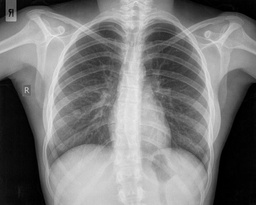
#> input picture image_processing/hw1/image_1.jpg, 256 x 205 px, shrunk from 800 x 641 before the run
$ jupyter execute --allow-errors lab.ipynb
#> lines starting #> are read from the running program, lines starting #| are printed output that depends on the picture; long printed decimals are rounded
# The lab
## The code below runs for about 30 minutes, so <strong>I do not recommend</strong> to run it.

The optimizers consist of for loops that run and find the best arguments in the given range that optimizes the score of image similarity.
As I mentioned in the main assignment it is not the most performant and reliable way to optimize a function, but its fast to experiment on.

# Using Gamma correction

[cell 1]
import cv2 as cv
import numpy as np
from matplotlib import pyplot as plt
from skimage.util import random_noise
import math
from skimage import metrics as met
import copy

def mse(imageA, imageB):
# the 'Mean Squared Error' between the two images is the
# sum of the squared difference between the two images;
# NOTE: the two images must have the same dimension
    err = np.sum((imageA.astype("float") - imageB.astype("float")) ** 2)
    err /= float(imageA.shape[0] * imageA.shape[1])

# return the MSE, the lower the error, the more "similar"
# the two images are
    return err


img1 = cv.imread('image_1.jpg',0) # loads in grayscale
#> img1 is the input picture: shape (205, 256); min 0, max 235, mean 121.5
img2 = cv.imread('image_2.jpg',0) # loads in grayscale
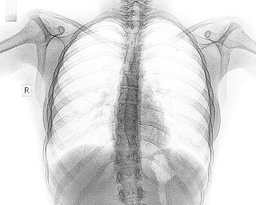
#> input picture image_processing/hw1/image_2.jpg, 256 x 205 px, shrunk from 800 x 641 before the run
#> img2 is the input picture: shape (205, 256); min 48, max 255, mean 217.6

best_filter = 0
best_gamma = 0
best_add = 0
best_mulyply = 0
best_score = 0
best_z = 0

#> (the rest of this cell did not finish here and is left out)

## And the optical representation of the previous result

[cell 2]
import cv2 as cv
import numpy as np
from matplotlib import pyplot as plt
from skimage.util import random_noise
import math
from skimage import metrics as met

def mse(imageA, imageB):
    # the 'Mean Squared Error' between the two images is the
    # sum of the squared difference between the two images;
    err = np.sum((imageA.astype("float") - imageB.astype("float")) ** 2)
    err /= float(imageA.shape[0] * imageA.shape[1])

    # return the MSE, the lower the error, the more "similar"
    # the two images are
    return err


# Read the images
img1 = cv.imread('image_1.jpg',0) # loads in grayscale
img2 = cv.imread('image_2.jpg',0) # loads in grayscale

# Inverse colors
res = np.abs(255-img1)

# Apply laplacian mask to add the images noise
kernel = -np.ones((3,3),np.float32)
kernel[1,1] = kernel[1,1]*(-9.5)
res = cv.filter2D(res, -1, kernel, borderType=cv.BORDER_CONSTANT)

# Apply a linear transformation
res = cv.add(res,-40)
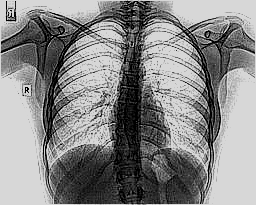
#> res: shape (205, 256); min 0, max 215, mean 135.1
res = cv.multiply(res,1.1)

# Applying gamma correction
gamma = 3.1
res = res.astype('float')/255
res = res**(1.0/gamma)*255
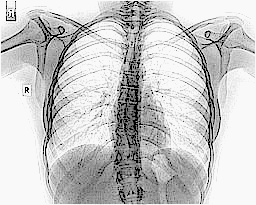
#> res: shape (205, 256) float64; min 0, max 249, mean 199.2

# Some more linear transformation
res = cv.add(res.astype('uint8'),10)

# Increace low values
res[res < 60] += 30
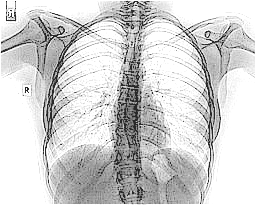
#> res: shape (205, 256); min 40, max 255, mean 208.9

print("The mean square error is: "+str(mse(res,img2)))
#> in mse, `err = np.sum((imageA.astype("float") - imageB.astype("float")) ** 2)`: err = 40537816
#> in mse, `err /= float(imageA.shape[0] * imageA.shape[1])`: err = 772.4
#| The mean square error is: 772.443
print("The structural similarity is: "+str(met.structural_similarity(res.astype('float'),img2.astype('float'))))
#| The structural similarity is: 0.5408


fig, axes = plt.subplots(1, 3, figsize=(25,10))


plt.subplot(131), plt.imshow(img1, cmap='gray'), plt.axis('off'), plt.title("Initial image")
plt.subplot(132), plt.imshow(res, cmap='gray'), plt.axis('off'), plt.title("Transformed image")
plt.subplot(133), plt.imshow(img2, cmap='gray'), plt.axis('off'), plt.title("Target image")
plt.show()

# Using Log function

[cell 3]
import cv2 as cv
import numpy as np
from matplotlib import pyplot as plt
from skimage.util import random_noise
import math
from skimage import metrics as met
import copy

def mse(imageA, imageB):
# the 'Mean Squared Error' between the two images is the
# sum of the squared difference between the two images;
# NOTE: the two images must have the same dimension
    err = np.sum((imageA.astype("float") - imageB.astype("float")) ** 2)
    err /= float(imageA.shape[0] * imageA.shape[1])

# return the MSE, the lower the error, the more "similar"
# the two images are
    return err

img1 = cv.imread('image_1.jpg',0) # loads in grayscale
img2 = cv.imread('image_2.jpg',0) # loads in grayscale

best_filter = 0
best_add = 0
best_mulyply = 0
best_score = 1000000

for i in np.arange(-8.9,-9.9,-0.2):
    print(i)
    res = np.abs(255-img1)

    kernel = -np.ones((3,3),np.float32)
    kernel[1,1] = kernel[1,1]*(i)
    res = cv.filter2D(res, -1, kernel, borderType=cv.BORDER_CONSTANT)

    for j in np.arange(-80,50,10):
        res1 = copy.copy(res)
        res1 = cv.add(res1,j.astype('float'))
        for k in np.arange(0.1,2.0,0.2):
            res2 = copy.copy(res1)
            res2 = cv.multiply(res2.astype('float'),k)
            res2[res2 > 255] = 255
            res3 = copy.copy(res2)

            res3 = (np.log(res3+1)/(np.log(1+np.max(res3))))*255
            res3 = np.array(res3,dtype=np.uint8)

            sim = met.structural_similarity(res3.astype('float'),img2.astype('float'))
            ms = mse(res3.astype('float'),img2.astype('float'))
            if ms < best_score:
                best_score = ms
                best_add = j
                best_mulyply = k
                best_filter = i
#> this loop made 5 passes
#> pass 1, `res = cv.filter2D(res, -1, kernel, borderType=cv.BORDER_CONSTANT)`:
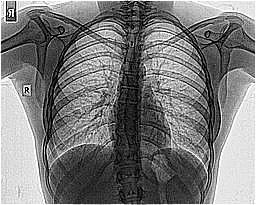
#> res: shape (205, 256); min 0, max 255, mean 122
#> pass 2, `res = cv.filter2D(res, -1, kernel, borderType=cv.BORDER_CONSTANT)`:
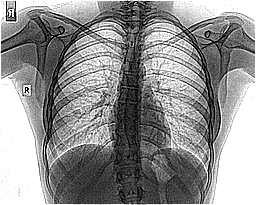
#> res: shape (205, 256); min 0, max 255, mean 143.9
#> pass 3, `res = cv.filter2D(res, -1, kernel, borderType=cv.BORDER_CONSTANT)`:
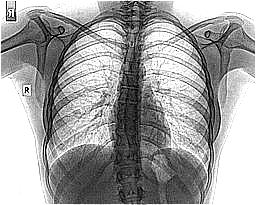
#> res: shape (205, 256); min 0, max 255, mean 160.2
#> after the loop:
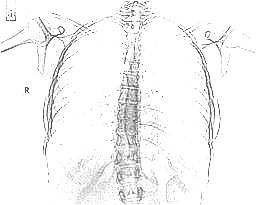
#> res2: shape (205, 256) float64; min 76, max 255, mean 245.5
#> after the loop:
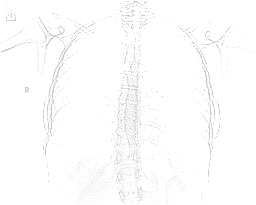
#> res3: shape (205, 256); min 199, max 255, mean 252.7


print(str(best_score) +  " " + str(best_add) + " " + str(best_mulyply) + " " + str(best_filter))
#| 395.848 10 0.1 -9.500

## And the optical representation of the result above

[cell 4]
import cv2 as cv
import numpy as np
from matplotlib import pyplot as plt
from skimage.util import random_noise
import math
from skimage import metrics as met

def mse(imageA, imageB):
    # the 'Mean Squared Error' between the two images is the
    # sum of the squared difference between the two images
    err = np.sum((imageA.astype("float") - imageB.astype("float")) ** 2)
    err /= float(imageA.shape[0] * imageA.shape[1])

    # return the MSE, the lower the error, the more "similar"
    # the two images are
    return err

# Read the images
img1 = cv.imread('image_1.jpg',0) # loads in grayscale
img2 = cv.imread('image_2.jpg',0) # loads in grayscale

# Inverse colors
res = np.abs(255-img1)

# Apply laplacian mask to add the images noise
kernel = -np.ones((3,3),np.float32)
kernel[1,1] = kernel[1,1]*(-9.5)
res = cv.filter2D(res, -1, kernel, borderType=cv.BORDER_CONSTANT)

# Apply a linear transformation
res = cv.add(res,-30)
res = cv.multiply(res,0.2)
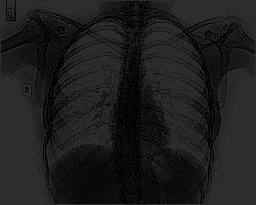
#> res: shape (205, 256); min 0, max 45, mean 28.9

# Apply a logarithmic transformation
res = (np.log(res+1)/(np.log(1+np.max(res))))*255
res = np.array(res,dtype=np.uint8)

# Increace low values
res[res < 70] += 30
#> res: shape (205, 256); min 30, max 255, mean 210.8

print("The mean square error is: "+str(mse(res,img2)))
#| The mean square error is: 736.412
print("The structural similarity is: "+str(met.structural_similarity(res.astype('float'),img2.astype('float'))))
#| The structural similarity is: 0.5503


fig, axes = plt.subplots(1, 3, figsize=(25,10))


plt.subplot(131), plt.imshow(img1, cmap='gray'), plt.axis('off'), plt.title("Initial image")
plt.subplot(132), plt.imshow(res, cmap='gray'), plt.axis('off'), plt.title("Transformed image")
plt.subplot(133), plt.imshow(img2, cmap='gray'), plt.axis('off'), plt.title("Target image")
plt.show()
